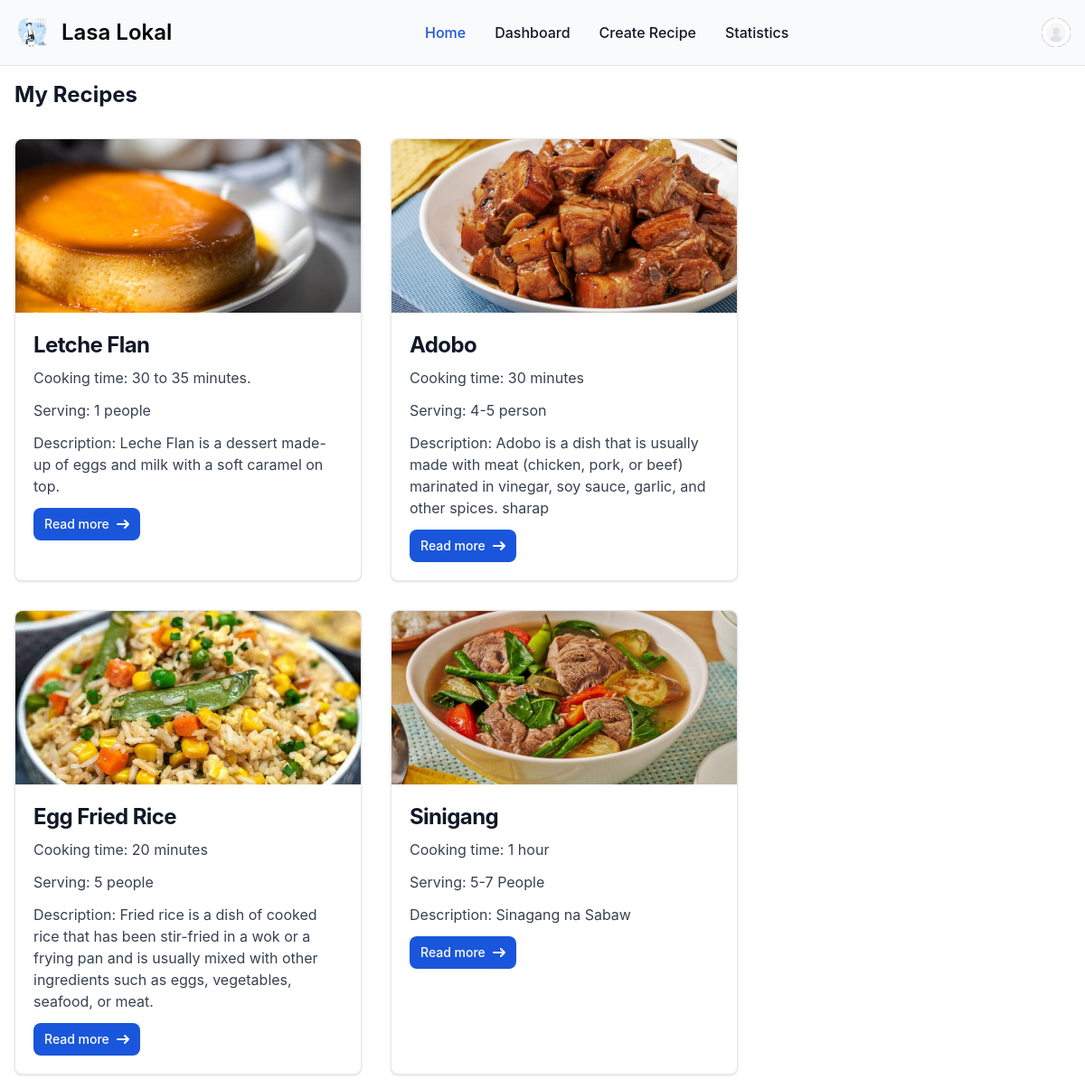
/recipe/me/ (signed in), run on the app's committed database.
### user_profile/models.py (models this page shows, shortened)
class Profile(models.Model):
    MALE = 'M'
    FEMALE = 'F'
    OTHERS = 'O'
    GENDER_CHOICES = [
        (MALE, 'Male'),
        (FEMALE, 'Female'),
        (OTHERS, 'Others'),
    ]
    user = models.OneToOneField(User, on_delete=models.CASCADE)
    image = models.ImageField(upload_to='profile_images', default='default_profile_image.jpg')
    gender = models.CharField(max_length = 20, choices = GENDER_CHOICES, default=OTHERS)

### recipe/models.py (models this page shows, shortened)
class Recipe(models.Model):
    category = models.ForeignKey(Category, on_delete=models.CASCADE, related_name="category")
    created_by = models.ForeignKey(User, on_delete=models.CASCADE, related_name="created_by")
    name = models.CharField(max_length=100)
    image = models.ImageField(upload_to='recipe_images', default='default_recipe_image.svg', blank=True, null=True)
    description = models.TextField()
    cook_time = models.CharField(max_length=100)
    serving = models.CharField(max_length=100)
    created_at = models.DateTimeField(auto_now_add=True)
    updated_at = models.DateTimeField(auto_now_add=True)

### recipe/views.py (the view)
# urls.py: path('me/', views.view_user_recipes, name='view_user_recipes'),
@login_required
def view_user_recipes(request):
    recipes = Recipe.objects.filter(created_by=request.user)
    return render(request, 'recipe/view_user_recipes.html', {
        'recipe': 'My Recipes',
        'recipes': recipes,
    })

### recipe/templates/recipe/view_user_recipes.html (shortened to what this page needs)
{% extends 'main/base.html' %}
{% load static %}
{% block content %}
<div class="max-w-screen-xl mx-auto">
    {% if recipes %}
    <h5 class="text-2xl font-bold text-gray-900 dark:text-white my-4 px-4">My Recipes</h5>
    <div class="flex flex-wrap">
        {% for recipe in recipes %}
            <div class="w-full max-w-sm m-4 bg-white border border-gray-200 rounded-lg shadow dark:bg-gray-800 dark:border-gray-700">
                <a href="{% url 'recipe:view_recipe_detail' recipe_primary_key=recipe.id %}">
                    <img class="w-full h-48 object-cover rounded-t-lg" src="{{ recipe.image.url }}" alt="" />
                </a>
                <div class="p-5">
                    <a href="#">
                        <h5 class="mb-2 text-2xl font-bold tracking-tight text-gray-900 dark:text-white">{{ recipe.name }}</h5>
                    </a>
                    <p class="mb-3 font-normal text-gray-700 dark:text-gray-400">Cooking time: {{ recipe.cook_time }}</p>
                    <p class="mb-3 font-normal text-gray-700 dark:text-gray-400">Serving: {{ recipe.serving }}</p>
                    <p class="mb-3 font-normal text-gray-700 dark:text-gray-400">Description: {{ recipe.description }}</p>
                    <a href="{% url 'recipe:view_recipe_detail' recipe_primary_key=recipe.id %}" class="inline-flex items-center px-3 py-2 text-sm font-medium text-center text-white bg-blue-700 rounded-lg hover:bg-blue-800 focus:ring-4 focus:outline-none focus:ring-blue-300 dark:bg-blue-600 dark:hover:bg-blue-700 dark:focus:ring-blue-800">
                        Read more
                        <svg class="rtl:rotate-180 w-3.5 h-3.5 ms-2" aria-hidden="true" xmlns="http://www.w3.org/2000/svg" fill="none" viewBox="0 0 14 10">
                            <path stroke="currentColor" stroke-linecap="round" stroke-linejoin="round" stroke-width="2" d="M1 5h12m0 0L9 1m4 4L9 9"/>
                        </svg>
                    </a>
                </div>
            </div>
        {% endfor %}
        {% endif %}
    </div>
</div>
{% endblock %}

### main/templates/main/base.html (shortened to what this page needs)
{% load static %}
<!DOCTYPE html>
<html lang="en">
<head>
    <link href="https://cdn.jsdelivr.net/npm/flowbite@2.5.2/dist/flowbite.min.css" rel="stylesheet" />
</head>
<body>
    {% if request.user.is_authenticated %}
      <nav class="border-gray-200 bg-gray-50 dark:bg-gray-800 dark:border-gray-700">
        <div class="max-w-screen-xl flex flex-wrap items-center justify-between mx-auto p-4">
        <a href="{% url 'recipe:view_recipes' %}" class="flex items-center space-x-3 rtl:space-x-reverse">
            <img src="{% static 'logo.svg' %}" class="h-10" alt="wstIcon Logo" />
            <span class="self-center text-2xl font-semibold whitespace-nowrap dark:text-white">Lasa Lokal</span>
        </a>
        <div class="flex items-center md:order-2 space-x-3 md:space-x-0 rtl:space-x-reverse">
            <button type="button" class="flex text-sm bg-gray-800 rounded-full md:me-0 focus:ring-4 focus:ring-gray-300 dark:focus:ring-gray-600" id="user-menu-button" aria-expanded="false" data-dropdown-toggle="user-dropdown" data-dropdown-placement="bottom">
              <img class="w-8 h-8 rounded-full" src="{{ request.user.profile.image.url }}" alt="{{ request.user.first_name }} {{ request.user.last_name }} photo">
            </button>
        </div>
        <div class="items-center justify-between hidden w-full md:flex md:w-auto md:order-1" id="navbar-user">
          <ul class="flex flex-col font-medium mt-4 rounded-lg bg-gray-50 md:space-x-8 rtl:space-x-reverse md:flex-row md:mt-0 md:border-0 md:bg-transparent dark:bg-gray-800 md:dark:bg-transparent dark:border-gray-700">
            <li>
              <a href="{% url 'recipe:view_recipes' %}" class="block py-2 px-3 md:p-0 text-white bg-blue-700 rounded md:bg-transparent md:text-blue-700 md:dark:text-blue-500 dark:bg-blue-600 md:dark:bg-transparent" aria-current="page">Home</a>
            </li>
            <li>
              <a href="{% url 'recipe:view_user_recipes' %}" class="block py-2 px-3 md:p-0 text-gray-900 rounded hover:bg-gray-100 md:hover:bg-transparent md:border-0 md:hover:text-blue-700 dark:text-white md:dark:hover:text-blue-500 dark:hover:bg-gray-700 dark:hover:text-white md:dark:hover:bg-transparent">Dashboard</a>
            </li>
            <li>
              <a href="{% url 'recipe:create_recipe' %}" class="block py-2 px-3 md:p-0 text-gray-900 rounded hover:bg-gray-100 md:hover:bg-transparent md:border-0 md:hover:text-blue-700 dark:text-white md:dark:hover:text-blue-500 dark:hover:bg-gray-700 dark:hover:text-white md:dark:hover:bg-transparent">Create Recipe</a>
            </li>
            <li>
              <a href="{% url 'recipe:category_stats' %}" class="block py-2 px-3 md:p-0 text-gray-900 rounded hover:bg-gray-100 md:hover:bg-transparent md:border-0 md:hover:text-blue-700 dark:text-white md:dark:hover:text-blue-500 dark:hover:bg-gray-700 dark:hover:text-white md:dark:hover:bg-transparent">Statistics</a>
            </li>
          </ul>
        </div>
        </div>
      </nav>
      <div class="w-full border-b border-gray-200 dark:border-gray-700"></div>
      {% endif %}
      {% block content %}
      {% endblock %}
</body>
</html>

### data on the page
Recipe: image (picture), name "Letche Flan", cook_time "30 to 35 minutes.", serving "1 people", description "Leche Flan is a dessert made-up of eggs and milk with a soft caramel on top."
Recipe: image (picture), name "Adobo", cook_time "30 minutes", serving "4-5 person", description "Adobo is a dish that is usually made with meat (chicken, pork, or beef) marinated in vinegar, soy sauce, garlic, and other spices. sharap"
Recipe: image (picture), name "Egg Fried Rice", cook_time "20 minutes", serving "5 people", description "Fried rice is a dish of cooked rice that has been stir-fried in a wok or a frying pan and is usually mixed with other ingredients such as eggs, vegetables, seafood, or meat."
Recipe: image (picture), name "Sinigang", cook_time "1 hour", serving "5-7 People", description "Sinagang na Sabaw"
